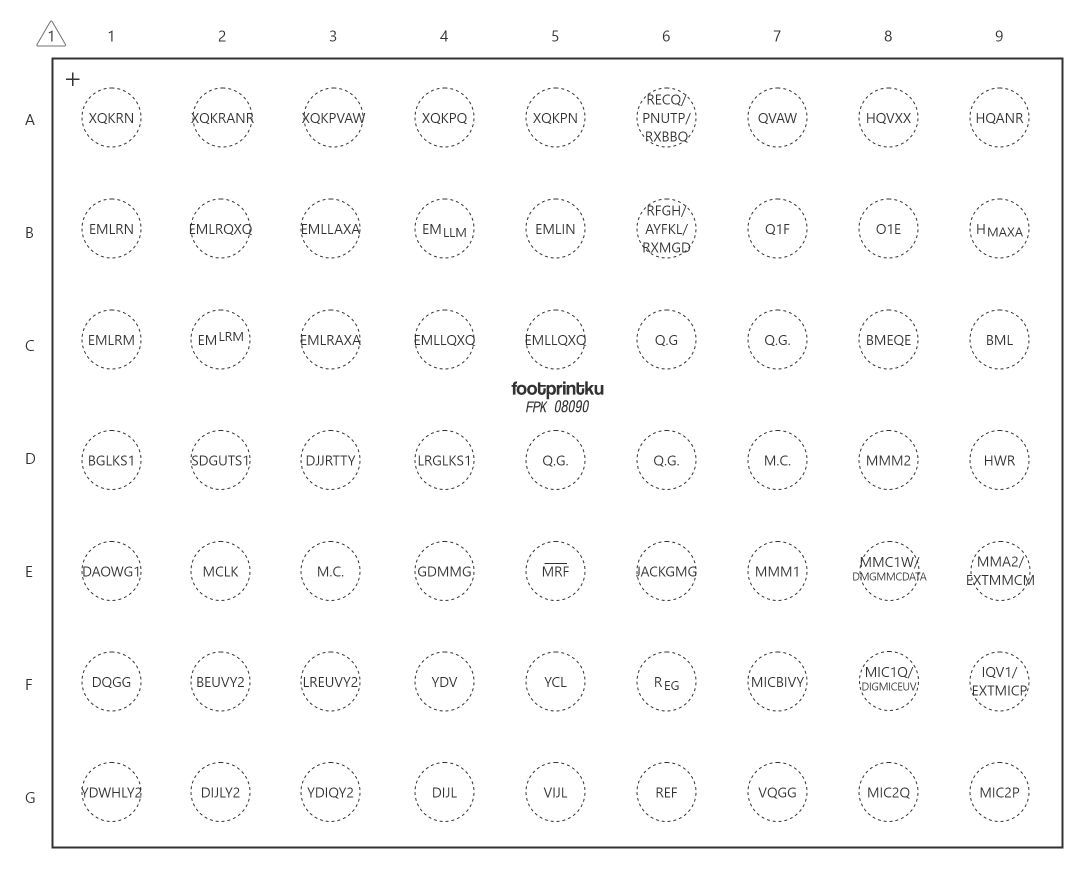
#> input picture sample6/Model/FPK_06.jpg, 2177 x 1747 px, found by its file name (shown at 1/2 size)
$ python -i segmentation.py   (imports and definitions only)
#> lines starting #> are read from the running program, lines starting #| are printed output that depends on the picture; after the words box and inside, x2 and y2 are one past the last pixel; in counts of white or black regions, pixels touching at a corner belong together
# -*- coding: utf-8 -*-
"""
Created on Wed Nov 20 14:38:56 2019

@author: Lycoris radiata
"""
# import the necessary packages
import numpy as np
import argparse
import cv2
import matplotlib.pyplot as plt
import statistics as stat
import os
from math import cos as cos
from math import sin as sin
#%%
# [9 lines left out: function adjust_gamma, not called in this run]

#%%
def seg():
    # construct the argument parser and parse the arguments
    ap = argparse.ArgumentParser()
    ap.add_argument("-i", "--image", default = './FPK_06.jpg')
    args = vars(ap.parse_args())

    # load the image, clone it for output, and then convert it to grayscale
    image = cv2.imread(args["image"])
#> image is the input picture: shape (1747, 2177, 3); min 48, max 255, mean 250
    output = image.copy()
    gray = cv2.cvtColor(image, cv2.COLOR_BGR2GRAY)

    # detect circles in the image
    circles = cv2.HoughCircles(gray, cv2.HOUGH_GRADIENT, 1.0, gray.shape[0]/35, minRadius = 10, maxRadius = 30, param1=50,param2=30)
#> circles = [[459.5, 457.5, 12.2], [1334.5, 198.5, 23.6], [875.5, 920.5, 10.35], [405.5, 235.5, 11.8]]
    # ensure at least some circles were found
    if circles is not None:
        # convert the (x, y) coordinates and radius of the circles to integers
        circles = np.round(circles[0, :]).astype("int")
#> circles = [[460, 458, 12], [1334, 198, 24], [876, 920, 10], [406, 236, 12]]
        # loop over the (x, y) coordinates and radius of the circles
        for (x, y, r) in circles:
        # draw the circle in the output image, then draw a rectangle
        # corresponding to the center of the circle
            cv2.circle(output, (x, y), r, (0, 255, 0), 4)
            cv2.rectangle(output, (x - 5, y - 5), (x + 5, y + 5), (0, 128, 255), -1)
#> this loop made 4 passes
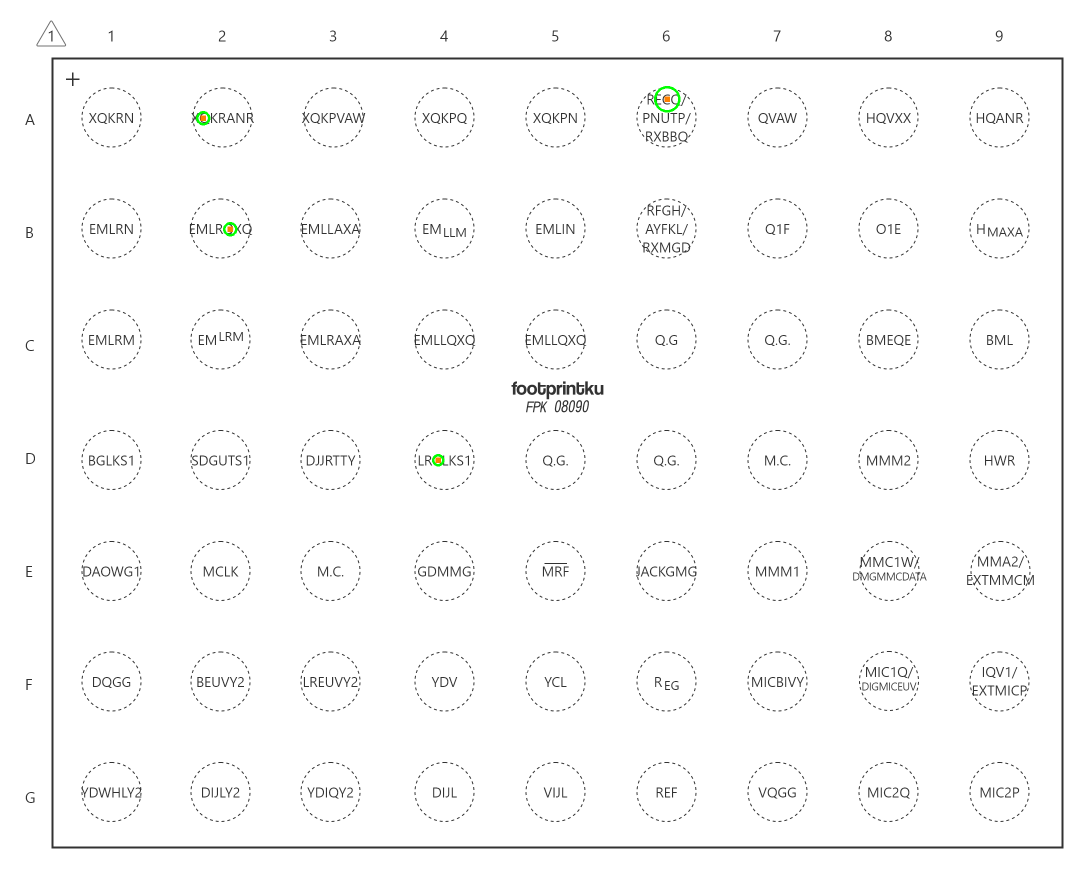
#> output: shape (1747, 2177, 3) (shown at 1/2 size); 0.06% of pixels changed, all inside (x1, y1, x2, y2) = (392, 172, 1361, 933)
    	# [13 lines of commented-out code are left out]
    cv2.imwrite('output.jpg', output)
    """
    INIT
    """
    y_sort = sorted(range(len(circles[:,1])), key=lambda k: circles[:,1][k])
#> y_sort = [1, 3, 0, 2]
    x_sort = sorted(range(len(circles[:,0])), key=lambda k: circles[:,0][k])
#> x_sort = [3, 0, 2, 1]
    ROWS = []
    circles_y = circles[y_sort]
#> circles_y = [[1334, 198, 24], [406, 236, 12], [460, 458, 12], [876, 920, 10]]
    circles_x = circles[x_sort]
#> circles_x = [[406, 236, 12], [460, 458, 12], [876, 920, 10], [1334, 198, 24]]
    anchor_x, anchor_y =  circles_x[0,0], circles_y[0,1]
#> anchor_x = 406; anchor_y = 198

    """
    Detect how much rows
    """
    while( len(circles_y) != 0 ):
        tmp = []
        level_y = circles_y[0,1]
        tmp.append(circles_y[0])
        circles_y = np.delete(circles_y, 0, 0)
        breakpoint = 0
        while (breakpoint == 0):
            if circles_y[0,1] - level_y < 35 :
                tmp.append(circles_y[0])
                circles_y = np.delete(circles_y, 0, 0)
                if len(circles_y) != 0:
                    continue
                else:
                    ROWS.append(tmp)
                    breakpoint = 1
            else:
                ROWS.append(tmp)
                breakpoint = 1
#> this loop made 4 passes
#> level_y on passes 1 to 3: 198, 236, 458
#> level_y on pass 4: 920
#> after the loop, ROWS = [[[1334, 198, 24]], [[406, 236, 12]], [[460, 458, 12]]]; circles_y = empty array
    """
    Detect how much cols
    """
    row = 44
    col = 44
    ch  = 3
    count = 0
    level = np.array(48, dtype = 'int')
    ROW_NAMES = np.r_[65:91]
    ignore = [73, 79, 81, 83, 88, 90]

    """
    ROW_NAMES
    """
    # Encoding
    ROW_NAMES = np.array(list(set(ROW_NAMES) - set(ignore)), dtype='int')
    if len(ROW_NAMES) < len(ROWS):
        compensation = len(ROW_NAMES) - len(ROWS)
        tmp = np.r_[65: 65+abs(compensation)]
        tmp +=90
        ROW_NAMES = np.append(ROW_NAMES, tmp)
    # Decoding
    row_names = np.array([0]*len(ROW_NAMES), dtype = '<U8')
    for ior, vor in enumerate(ROW_NAMES):
        if vor <= 90:
            row_names[ior] = chr(vor)
        else:
            vor -= 90
            row_names[ior] = ('A' + chr(vor))
    """
    Creat COL_NAMES
    """
    for rows, samples in enumerate(ROWS):
        samples = np.array(samples)
        samples = samples[sorted(range(len(samples[:,0])), key=lambda k: samples[:,0][k])]
        col_name = np.empty(0, dtype = 'int')
        name = 1
        for l in range(len(samples)):
            if l == len(samples):
                name += 1
                col_name = np.append(col_name, name)
                break
            elif ( l == 0 ):
                level_x = samples[l,0]
                if level_x - anchor_x < 48:
                    col_name = np.append(col_name, name)
                    name +=1
                else:
                    steps = np.array( np.around( (level_x-anchor_x) / level) ).astype('int')
#                    steps = stat.median(steps)
                    name += steps
                    col_name = np.append(col_name, name)
                    name += 1
            else:
                level_x = samples[l,0]
                level_p = samples[l-1,0]
                if (level_x - level_p) < 48:
                    col_name = np.append(col_name, name)
                    name += 1
                else:
                    steps = np.array( np.around((level_x - level_p)/level)).astype('int')
#                    steps = stat.median(steps)
                    name += steps -1
                    col_name = np.append(col_name, name)
                    name += 1
        for c, circle in enumerate(samples) :
            x, y, r = circle
            img = image[int(y-1*r):int(y + 1*r ), int(x - 1*r): int(x + 1*r)]
#            img = cv2.cvtColor(img, cv2.COLOR_BGR2GRAY)
            height = img.shape[0]
            width = img.shape[1]
            cave = np.ones((row, col, ch))
            cave *=255
            anchor = int ((row - height)/2), int((col - width)/2)
            y, x = anchor
            cave[y:y+height, x:x+width, : ] = img
            cave = cave.astype('uint8')
            cave = cv2.cvtColor(cave, cv2.COLOR_RGB2GRAY)
#            cave[cave >= 180] =102
#            cave = cv2.adaptiveThreshold(cave,255, cv2.ADAPTIVE_THRESH_GAUSSIAN_C, cv2.THRESH_BINARY,11, 2)
#            cave = cv2.resize(cave, (200,31))
#            cave = cv2.cvtColor(cave, cv2.COLOR_BGR2GRAY)
            cv2.imwrite('./rawdata/' + row_names[rows] + str(col_name[c])+ '.png', cave)
#            cv2.imwrite(path + row_name + col_name  + '.png', cave)
            count +=1
# [159 lines left out: function segg, not called in this run]
#seg()
#segg()
#gen_test()

#> (the run stopped early here; a loop or call above may not have finished)
